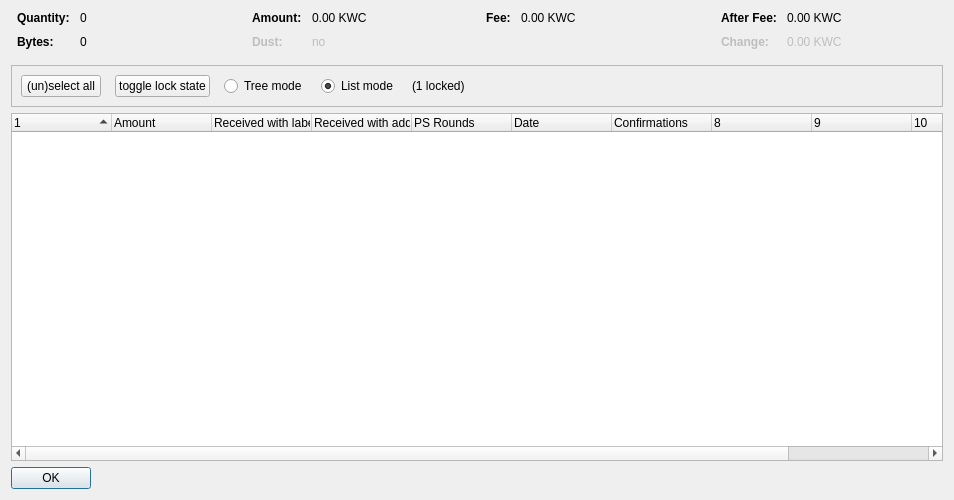
<?xml version="1.0" encoding="UTF-8"?>
<ui version="4.0">
 <class>CoinControlDialog</class>
 <widget class="QDialog" name="CoinControlDialog">
  <property name="geometry">
   <rect>
    <x>0</x>
    <y>0</y>
    <width>954</width>
    <height>500</height>
   </rect>
  </property>
  <property name="windowTitle">
   <string>Coin Selection</string>
  </property>
  <layout class="QVBoxLayout" name="verticalLayout">
   <item>
    <layout class="QHBoxLayout" name="horizontalLayoutTop" stretch="0,0,0,0">
     <property name="topMargin">
      <number>0</number>
     </property>
     <property name="bottomMargin">
      <number>10</number>
     </property>
     <item>
      <layout class="QFormLayout" name="formLayoutCoinControl1">
       <property name="horizontalSpacing">
        <number>10</number>
       </property>
       <property name="verticalSpacing">
        <number>10</number>
       </property>
       <property name="leftMargin">
        <number>6</number>
       </property>
       <property name="rightMargin">
        <number>6</number>
       </property>
       <item row="0" column="0">
        <widget class="QLabel" name="labelCoinControlQuantityText">
         <property name="font">
          <font>
           <weight>75</weight>
           <bold>true</bold>
          </font>
         </property>
         <property name="text">
          <string>Quantity:</string>
         </property>
        </widget>
       </item>
       <item row="0" column="1">
        <widget class="QLabel" name="labelCoinControlQuantity">
         <property name="cursor">
          <cursorShape>IBeamCursor</cursorShape>
         </property>
         <property name="contextMenuPolicy">
          <enum>Qt::ActionsContextMenu</enum>
         </property>
         <property name="text">
          <string notr="true">0</string>
         </property>
         <property name="textInteractionFlags">
          <set>Qt::LinksAccessibleByMouse|Qt::TextSelectableByKeyboard|Qt::TextSelectableByMouse</set>
         </property>
        </widget>
       </item>
       <item row="1" column="0">
        <widget class="QLabel" name="labelCoinControlBytesText">
         <property name="font">
          <font>
           <weight>75</weight>
           <bold>true</bold>
          </font>
         </property>
         <property name="text">
          <string>Bytes:</string>
         </property>
        </widget>
       </item>
       <item row="1" column="1">
        <widget class="QLabel" name="labelCoinControlBytes">
         <property name="cursor">
          <cursorShape>IBeamCursor</cursorShape>
         </property>
         <property name="contextMenuPolicy">
          <enum>Qt::ActionsContextMenu</enum>
         </property>
         <property name="text">
          <string notr="true">0</string>
         </property>
         <property name="textInteractionFlags">
          <set>Qt::LinksAccessibleByMouse|Qt::TextSelectableByKeyboard|Qt::TextSelectableByMouse</set>
         </property>
        </widget>
       </item>
      </layout>
     </item>
     <item>
      <layout class="QFormLayout" name="formLayoutCoinControl2">
       <property name="horizontalSpacing">
        <number>10</number>
       </property>
       <property name="verticalSpacing">
        <number>10</number>
       </property>
       <property name="leftMargin">
        <number>6</number>
       </property>
       <property name="rightMargin">
        <number>6</number>
       </property>
       <item row="0" column="0">
        <widget class="QLabel" name="labelCoinControlAmountText">
         <property name="font">
          <font>
           <weight>75</weight>
           <bold>true</bold>
          </font>
         </property>
         <property name="text">
          <string>Amount:</string>
         </property>
        </widget>
       </item>
       <item row="0" column="1">
        <widget class="QLabel" name="labelCoinControlAmount">
         <property name="cursor">
          <cursorShape>IBeamCursor</cursorShape>
         </property>
         <property name="contextMenuPolicy">
          <enum>Qt::ActionsContextMenu</enum>
         </property>
         <property name="text">
          <string notr="true">0.00 KWC</string>
         </property>
         <property name="textInteractionFlags">
          <set>Qt::LinksAccessibleByMouse|Qt::TextSelectableByKeyboard|Qt::TextSelectableByMouse</set>
         </property>
        </widget>
       </item>
       <item row="1" column="0">
        <widget class="QLabel" name="labelCoinControlLowOutputText">
         <property name="enabled">
          <bool>false</bool>
         </property>
         <property name="font">
          <font>
           <weight>75</weight>
           <bold>true</bold>
          </font>
         </property>
         <property name="text">
          <string>Dust:</string>
         </property>
        </widget>
       </item>
       <item row="1" column="1">
        <widget class="QLabel" name="labelCoinControlLowOutput">
         <property name="enabled">
          <bool>false</bool>
         </property>
         <property name="cursor">
          <cursorShape>IBeamCursor</cursorShape>
         </property>
         <property name="contextMenuPolicy">
          <enum>Qt::ActionsContextMenu</enum>
         </property>
         <property name="text">
          <string notr="true">no</string>
         </property>
         <property name="textInteractionFlags">
          <set>Qt::LinksAccessibleByMouse|Qt::TextSelectableByKeyboard|Qt::TextSelectableByMouse</set>
         </property>
        </widget>
       </item>
      </layout>
     </item>
     <item>
      <layout class="QFormLayout" name="formLayoutCoinControl3">
       <property name="horizontalSpacing">
        <number>10</number>
       </property>
       <property name="verticalSpacing">
        <number>10</number>
       </property>
       <property name="leftMargin">
        <number>6</number>
       </property>
       <property name="rightMargin">
        <number>6</number>
       </property>
       <item row="0" column="0">
        <widget class="QLabel" name="labelCoinControlFeeText">
         <property name="font">
          <font>
           <weight>75</weight>
           <bold>true</bold>
          </font>
         </property>
         <property name="text">
          <string>Fee:</string>
         </property>
        </widget>
       </item>
       <item row="0" column="1">
        <widget class="QLabel" name="labelCoinControlFee">
         <property name="cursor">
          <cursorShape>IBeamCursor</cursorShape>
         </property>
         <property name="contextMenuPolicy">
          <enum>Qt::ActionsContextMenu</enum>
         </property>
         <property name="text">
          <string notr="true">0.00 KWC</string>
         </property>
         <property name="textInteractionFlags">
          <set>Qt::LinksAccessibleByMouse|Qt::TextSelectableByKeyboard|Qt::TextSelectableByMouse</set>
         </property>
        </widget>
       </item>
      </layout>
     </item>
     <item>
      <layout class="QFormLayout" name="formLayoutCoinControl4">
       <property name="horizontalSpacing">
        <number>10</number>
       </property>
       <property name="verticalSpacing">
        <number>10</number>
       </property>
       <property name="leftMargin">
        <number>6</number>
       </property>
       <property name="rightMargin">
        <number>6</number>
       </property>
       <item row="0" column="0">
        <widget class="QLabel" name="labelCoinControlAfterFeeText">
         <property name="font">
          <font>
           <weight>75</weight>
           <bold>true</bold>
          </font>
         </property>
         <property name="text">
          <string>After Fee:</string>
         </property>
        </widget>
       </item>
       <item row="0" column="1">
        <widget class="QLabel" name="labelCoinControlAfterFee">
         <property name="cursor">
          <cursorShape>IBeamCursor</cursorShape>
         </property>
         <property name="contextMenuPolicy">
          <enum>Qt::ActionsContextMenu</enum>
         </property>
         <property name="text">
          <string notr="true">0.00 KWC</string>
         </property>
         <property name="textInteractionFlags">
          <set>Qt::LinksAccessibleByMouse|Qt::TextSelectableByKeyboard|Qt::TextSelectableByMouse</set>
         </property>
        </widget>
       </item>
       <item row="1" column="0">
        <widget class="QLabel" name="labelCoinControlChangeText">
         <property name="enabled">
          <bool>false</bool>
         </property>
         <property name="font">
          <font>
           <weight>75</weight>
           <bold>true</bold>
          </font>
         </property>
         <property name="text">
          <string>Change:</string>
         </property>
        </widget>
       </item>
       <item row="1" column="1">
        <widget class="QLabel" name="labelCoinControlChange">
         <property name="enabled">
          <bool>false</bool>
         </property>
         <property name="cursor">
          <cursorShape>IBeamCursor</cursorShape>
         </property>
         <property name="contextMenuPolicy">
          <enum>Qt::ActionsContextMenu</enum>
         </property>
         <property name="text">
          <string notr="true">0.00 KWC</string>
         </property>
         <property name="textInteractionFlags">
          <set>Qt::LinksAccessibleByMouse|Qt::TextSelectableByKeyboard|Qt::TextSelectableByMouse</set>
         </property>
        </widget>
       </item>
      </layout>
     </item>
    </layout>
   </item>
   <item>
    <widget class="QFrame" name="frame">
     <property name="minimumSize">
      <size>
       <width>0</width>
       <height>40</height>
      </size>
     </property>
     <property name="frameShape">
      <enum>QFrame::StyledPanel</enum>
     </property>
     <property name="frameShadow">
      <enum>QFrame::Sunken</enum>
     </property>
     <layout class="QHBoxLayout" name="horizontalLayout">
      <item>
       <layout class="QHBoxLayout" name="horizontalLayoutPanel" stretch="0,0,0,0,0,0">
        <property name="spacing">
         <number>14</number>
        </property>
        <item>
         <widget class="QPushButton" name="pushButtonSelectAll">
          <property name="sizePolicy">
           <sizepolicy hsizetype="Maximum" vsizetype="Fixed">
            <horstretch>0</horstretch>
            <verstretch>0</verstretch>
           </sizepolicy>
          </property>
          <property name="text">
           <string>(un)select all</string>
          </property>
          <property name="autoDefault">
           <bool>false</bool>
          </property>
         </widget>
        </item>
        <item>
         <widget class="QPushButton" name="pushButtonToggleLock">
          <property name="sizePolicy">
           <sizepolicy hsizetype="Maximum" vsizetype="Fixed">
            <horstretch>0</horstretch>
            <verstretch>0</verstretch>
           </sizepolicy>
          </property>
          <property name="text">
           <string>toggle lock state</string>
          </property>
          <property name="autoDefault">
           <bool>false</bool>
          </property>
         </widget>
        </item>
        <item>
         <widget class="QRadioButton" name="radioTreeMode">
          <property name="sizePolicy">
           <sizepolicy hsizetype="Maximum" vsizetype="Fixed">
            <horstretch>0</horstretch>
            <verstretch>0</verstretch>
           </sizepolicy>
          </property>
          <property name="text">
           <string>Tree mode</string>
          </property>
         </widget>
        </item>
        <item>
         <widget class="QRadioButton" name="radioListMode">
          <property name="sizePolicy">
           <sizepolicy hsizetype="Maximum" vsizetype="Fixed">
            <horstretch>0</horstretch>
            <verstretch>0</verstretch>
           </sizepolicy>
          </property>
          <property name="text">
           <string>List mode</string>
          </property>
          <property name="checked">
           <bool>true</bool>
          </property>
         </widget>
        </item>
        <item>
         <widget class="QLabel" name="labelLocked">
          <property name="text">
           <string>(1 locked)</string>
          </property>
         </widget>
        </item>
        <item>
         <spacer name="horizontalSpacer">
          <property name="orientation">
           <enum>Qt::Horizontal</enum>
          </property>
          <property name="sizeHint" stdset="0">
           <size>
            <width>40</width>
            <height>20</height>
           </size>
          </property>
         </spacer>
        </item>
       </layout>
      </item>
     </layout>
    </widget>
   </item>
   <item>
    <widget class="CoinControlTreeWidget" name="treeWidget">
     <property name="contextMenuPolicy">
      <enum>Qt::CustomContextMenu</enum>
     </property>
     <property name="sortingEnabled">
      <bool>false</bool>
     </property>
     <property name="columnCount">
      <number>11</number>
     </property>
     <attribute name="headerShowSortIndicator" stdset="0">
      <bool>true</bool>
     </attribute>
     <attribute name="headerStretchLastSection">
      <bool>false</bool>
     </attribute>
     <column>
      <property name="text">
       <string/>
      </property>
     </column>
     <column>
      <property name="text">
       <string>Amount</string>
      </property>
     </column>
     <column>
      <property name="text">
       <string>Received with label</string>
      </property>
     </column>
     <column>
      <property name="text">
       <string>Received with address</string>
      </property>
     </column>
     <column>
      <property name="text">
       <string>PS Rounds</string>
      </property>
     </column>
     <column>
      <property name="text">
       <string>Date</string>
      </property>
     </column>
     <column>
      <property name="text">
       <string>Confirmations</string>
      </property>
      <property name="toolTip">
       <string>Confirmed</string>
      </property>
     </column>
     <column>
      <property name="text">
       <string/>
      </property>
     </column>
     <column>
      <property name="text">
       <string/>
      </property>
     </column>
     <column>
      <property name="text">
       <string/>
      </property>
     </column>
     <column>
      <property name="text">
       <string/>
      </property>
     </column>
    </widget>
   </item>
   <item>
    <widget class="QDialogButtonBox" name="buttonBox">
     <property name="sizePolicy">
      <sizepolicy hsizetype="Maximum" vsizetype="Fixed">
       <horstretch>0</horstretch>
       <verstretch>0</verstretch>
      </sizepolicy>
     </property>
     <property name="orientation">
      <enum>Qt::Horizontal</enum>
     </property>
     <property name="standardButtons">
      <set>QDialogButtonBox::Ok</set>
     </property>
    </widget>
   </item>
  </layout>
 </widget>
 <customwidgets>
  <customwidget>
   <class>CoinControlTreeWidget</class>
   <extends>QTreeWidget</extends>
   <header>coincontroltreewidget.h</header>
  </customwidget>
 </customwidgets>
 <resources/>
 <connections/>
</ui>
